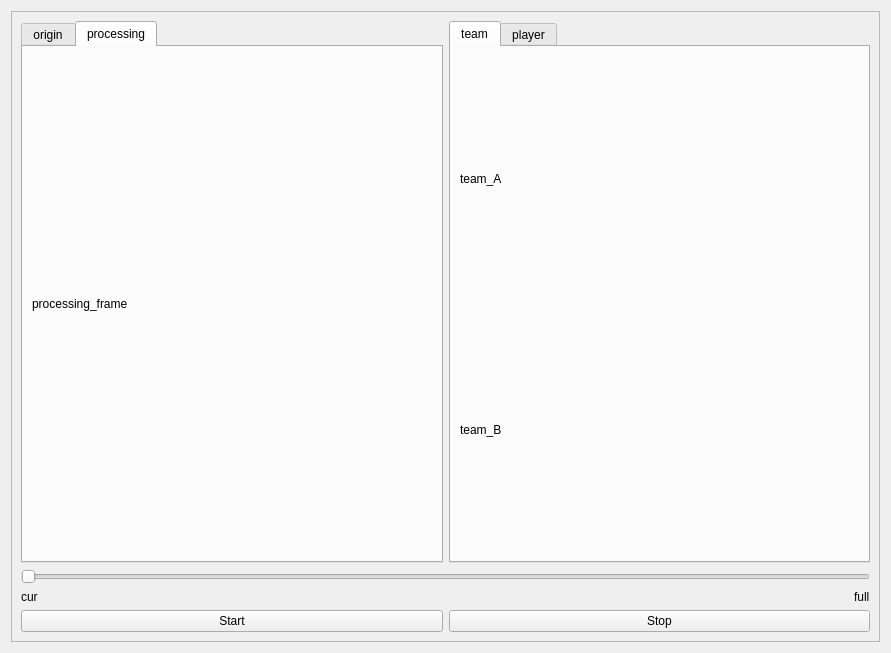
<?xml version="1.0" encoding="UTF-8"?>
<ui version="4.0">
 <class>Form</class>
 <widget class="QWidget" name="Form">
  <property name="geometry">
   <rect>
    <x>0</x>
    <y>0</y>
    <width>891</width>
    <height>653</height>
   </rect>
  </property>
  <property name="windowTitle">
   <string>Form</string>
  </property>
  <layout class="QVBoxLayout" name="verticalLayout_6">
   <item>
    <widget class="QFrame" name="frame">
     <property name="frameShape">
      <enum>QFrame::StyledPanel</enum>
     </property>
     <property name="frameShadow">
      <enum>QFrame::Raised</enum>
     </property>
     <layout class="QGridLayout" name="gridLayout">
      <item row="0" column="1">
       <widget class="QTabWidget" name="tabWidget_2">
        <property name="currentIndex">
         <number>0</number>
        </property>
        <widget class="QWidget" name="bar_graph">
         <attribute name="title">
          <string>team</string>
         </attribute>
         <layout class="QVBoxLayout" name="verticalLayout_4">
          <item>
           <widget class="QLabel" name="team_a_graph">
            <property name="text">
             <string>team_A</string>
            </property>
           </widget>
          </item>
          <item>
           <widget class="QLabel" name="team_b_graph">
            <property name="text">
             <string>team_B</string>
            </property>
           </widget>
          </item>
         </layout>
        </widget>
        <widget class="QWidget" name="line_graph">
         <attribute name="title">
          <string>player</string>
         </attribute>
         <layout class="QVBoxLayout" name="verticalLayout_5">
          <item>
           <widget class="QLabel" name="player_graph">
            <property name="text">
             <string>player_graph</string>
            </property>
           </widget>
          </item>
         </layout>
        </widget>
       </widget>
      </item>
      <item row="0" column="0">
       <widget class="QTabWidget" name="tabWidget">
        <property name="currentIndex">
         <number>1</number>
        </property>
        <widget class="QWidget" name="origin_view">
         <attribute name="title">
          <string>origin</string>
         </attribute>
         <layout class="QVBoxLayout" name="verticalLayout_2">
          <item>
           <widget class="QLabel" name="video_frame1">
            <property name="text">
             <string>origin_frame</string>
            </property>
           </widget>
          </item>
         </layout>
        </widget>
        <widget class="QWidget" name="processing_view">
         <attribute name="title">
          <string>processing</string>
         </attribute>
         <layout class="QVBoxLayout" name="verticalLayout_3">
          <item>
           <widget class="QLabel" name="video_frame2">
            <property name="text">
             <string>processing_frame</string>
            </property>
           </widget>
          </item>
         </layout>
        </widget>
       </widget>
      </item>
      <item row="1" column="0" colspan="2">
       <layout class="QVBoxLayout" name="verticalLayout">
        <item alignment="Qt::AlignVCenter">
         <widget class="QSlider" name="horizontalSlider">
          <property name="orientation">
           <enum>Qt::Horizontal</enum>
          </property>
         </widget>
        </item>
        <item>
         <layout class="QHBoxLayout" name="horizontalLayout_2">
          <item alignment="Qt::AlignLeft|Qt::AlignVCenter">
           <widget class="QLabel" name="cur_time">
            <property name="text">
             <string>cur</string>
            </property>
           </widget>
          </item>
          <item alignment="Qt::AlignRight|Qt::AlignVCenter">
           <widget class="QLabel" name="full_time">
            <property name="text">
             <string>full</string>
            </property>
           </widget>
          </item>
         </layout>
        </item>
        <item>
         <layout class="QHBoxLayout" name="horizontalLayout">
          <item>
           <widget class="QPushButton" name="startButton">
            <property name="text">
             <string>Start</string>
            </property>
           </widget>
          </item>
          <item>
           <widget class="QPushButton" name="stopButton">
            <property name="text">
             <string>Stop</string>
            </property>
           </widget>
          </item>
         </layout>
        </item>
       </layout>
      </item>
     </layout>
    </widget>
   </item>
  </layout>
 </widget>
 <resources/>
 <connections/>
</ui>
